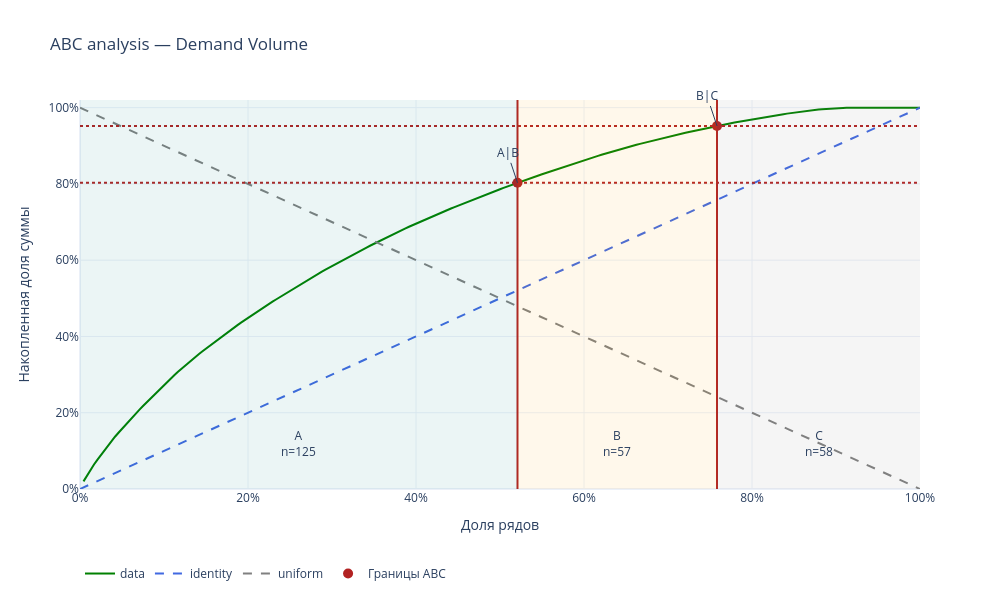

The notebook cell this image was saved under:
### Code cell
# 1.1

ts_id_columns = ['store_location_rk', 'product_rk']

# считаем объем спроса по каждой паре товар–магазин
volume = (
    ts_retail
    .groupby(ts_id_columns)['demand']
    .sum()
    .reset_index(name='demand_volume')
)

# ABC-анализ + график (рисует abc_analysis)
abc_vol = abc_analysis(
    volume['demand_volume'].fillna(0).values,
    True,
    plot=True,
    title="ABC analysis — Demand Volume"
)

# присваиваем группы A/B/C
volume['volume_group'] = 'C'
volume.loc[abc_vol['A'], 'volume_group'] = 'A'
volume.loc[abc_vol['B'], 'volume_group'] = 'B'

# присоединяем группы к исходным данным
# --- SAFE MERGE: 1.1 Demand Volume ---

# 1) Удаляем старые версии колонок (если они есть)
ts_retail = ts_retail.drop(
    columns=['demand_volume', 'volume_group'],
    errors='ignore'
)

# 2) Присоединяем ТОЛЬКО нужные колонки
ts_retail = ts_retail.merge(
    volume[['store_location_rk', 'product_rk',
               'demand_volume', 'volume_group']],
    on=['store_location_rk', 'product_rk'],
    how='left'
)

display(volume.head())
print(volume['volume_group'].value_counts())

### Figure 1 — Plotly figure (JSON) as saved in the notebook; plotly's stock layout.template omitted (floating-point values rounded to 4 significant figures; data arrays with more than 128 entries replaced by an {"elided": "..."} marker saying what was removed)
{"data": [{"line": {"color": "green"}, "mode": "lines", "name": "data", "type": "scatter", "x": {"elided": "240 float values"}, "y": {"elided": "240 float values"}}, {"line": {"color": "royalblue", "dash": "dash"}, "mode": "lines", "name": "identity", "type": "scatter", "x": [0, 1], "y": [0, 1]}, {"line": {"color": "gray", "dash": "dash"}, "mode": "lines", "name": "uniform", "type": "scatter", "x": [0, 1], "y": [1, 0]}, {"marker": {"color": "firebrick", "size": 10}, "mode": "markers", "name": "Границы ABC", "type": "scatter", "x": [0.5208, 0.7583], "y": [0.8028, 0.9519]}], "layout": {"annotations": [{"ay": -30, "showarrow": true, "text": "A|B", "x": 0.5208, "y": 0.8028}, {"ay": -30, "showarrow": true, "text": "B|C", "x": 0.7583, "y": 0.9519}, {"showarrow": false, "text": "A<br>n=125", "x": 0.2604, "y": 0.12}, {"showarrow": false, "text": "B<br>n=57", "x": 0.6396, "y": 0.12}, {"showarrow": false, "text": "C<br>n=58", "x": 0.8792, "y": 0.12}], "height": 600, "legend": {"orientation": "h", "y": -0.18}, "shapes": [{"line": {"color": "firebrick"}, "type": "line", "x0": 0.5208, "x1": 0.5208, "xref": "x", "y0": 0, "y1": 1, "yref": "y domain"}, {"line": {"color": "firebrick", "dash": "dot"}, "type": "line", "x0": 0, "x1": 1, "xref": "x domain", "y0": 0.8028, "y1": 0.8028, "yref": "y"}, {"line": {"color": "firebrick"}, "type": "line", "x0": 0.7583, "x1": 0.7583, "xref": "x", "y0": 0, "y1": 1, "yref": "y domain"}, {"line": {"color": "firebrick", "dash": "dot"}, "type": "line", "x0": 0, "x1": 1, "xref": "x domain", "y0": 0.9519, "y1": 0.9519, "yref": "y"}, {"fillcolor": "teal", "line": {"width": 0}, "opacity": 0.08, "type": "rect", "x0": 0, "x1": 0.5208, "xref": "x", "y0": 0, "y1": 1, "yref": "y domain"}, {"fillcolor": "orange", "line": {"width": 0}, "opacity": 0.08, "type": "rect", "x0": 0.5208, "x1": 0.7583, "xref": "x", "y0": 0, "y1": 1, "yref": "y domain"}, {"fillcolor": "gray", "line": {"width": 0}, "opacity": 0.08, "type": "rect", "x0": 0.7583, "x1": 1, "xref": "x", "y0": 0, "y1": 1, "yref": "y domain"}], "title": {"text": "ABC analysis — Demand Volume"}, "width": 1000, "xaxis": {"range": [0, 1], "tickformat": ".0%", "title": {"text": "Доля рядов"}}, "yaxis": {"range": [0, 1.02], "tickformat": ".0%", "title": {"text": "Накопленная доля суммы"}}}}
